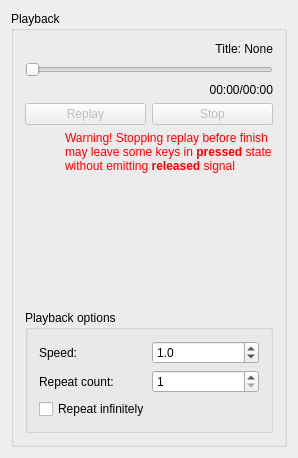
<?xml version="1.0" encoding="UTF-8"?>
<ui version="4.0">
 <class>ReplayTabWidget</class>
 <widget class="QWidget" name="ReplayTabWidget">
  <property name="geometry">
   <rect>
    <x>0</x>
    <y>0</y>
    <width>298</width>
    <height>458</height>
   </rect>
  </property>
  <property name="windowTitle">
   <string>ReplayTabWidget</string>
  </property>
  <layout class="QVBoxLayout" name="layoutReplayTabWidget">
   <item>
    <widget class="QGroupBox" name="playbackBox">
     <property name="title">
      <string>Playback</string>
     </property>
     <layout class="QVBoxLayout" name="layoutPlayback">
      <property name="sizeConstraint">
       <enum>QLayout::SetDefaultConstraint</enum>
      </property>
      <item>
       <widget class="QLabel" name="labelTitle">
        <property name="text">
         <string>Title: None</string>
        </property>
        <property name="alignment">
         <set>Qt::AlignRight|Qt::AlignTrailing|Qt::AlignVCenter</set>
        </property>
       </widget>
      </item>
      <item>
       <widget class="QSlider" name="playbackProgress">
        <property name="orientation">
         <enum>Qt::Horizontal</enum>
        </property>
       </widget>
      </item>
      <item>
       <widget class="QLabel" name="labelTime">
        <property name="text">
         <string>00:00/00:00</string>
        </property>
        <property name="alignment">
         <set>Qt::AlignRight|Qt::AlignTrailing|Qt::AlignVCenter</set>
        </property>
       </widget>
      </item>
      <item>
       <layout class="QHBoxLayout" name="layoutButtons">
        <item>
         <widget class="QPushButton" name="buttonReplay">
          <property name="enabled">
           <bool>false</bool>
          </property>
          <property name="text">
           <string>Replay</string>
          </property>
         </widget>
        </item>
        <item>
         <widget class="QPushButton" name="buttonStop">
          <property name="enabled">
           <bool>false</bool>
          </property>
          <property name="text">
           <string>Stop</string>
          </property>
         </widget>
        </item>
       </layout>
      </item>
      <item>
       <layout class="QHBoxLayout" name="horizontalLayout">
        <item>
         <spacer name="horizontalSpacer">
          <property name="orientation">
           <enum>Qt::Horizontal</enum>
          </property>
          <property name="sizeType">
           <enum>QSizePolicy::Fixed</enum>
          </property>
          <property name="sizeHint" stdset="0">
           <size>
            <width>40</width>
            <height>20</height>
           </size>
          </property>
         </spacer>
        </item>
        <item>
         <widget class="QLabel" name="labelWarning">
          <property name="text">
           <string>&lt;font color=&quot;red&quot;&gt;Warning! Stopping replay before finish may leave some keys in &lt;b&gt;pressed&lt;/b&gt; state without emitting &lt;b&gt;released&lt;/b&gt; signal</string>
          </property>
          <property name="wordWrap">
           <bool>true</bool>
          </property>
         </widget>
        </item>
       </layout>
      </item>
      <item>
       <spacer name="verticalSpacer">
        <property name="orientation">
         <enum>Qt::Vertical</enum>
        </property>
        <property name="sizeHint" stdset="0">
         <size>
          <width>20</width>
          <height>40</height>
         </size>
        </property>
       </spacer>
      </item>
      <item>
       <widget class="QGroupBox" name="optionBox">
        <property name="title">
         <string>Playback options</string>
        </property>
        <layout class="QVBoxLayout" name="layoutOptionBox">
         <item>
          <layout class="QHBoxLayout" name="layoutSpeed">
           <property name="sizeConstraint">
            <enum>QLayout::SetDefaultConstraint</enum>
           </property>
           <item>
            <widget class="QLabel" name="labelSpeed">
             <property name="text">
              <string>Speed:</string>
             </property>
            </widget>
           </item>
           <item>
            <widget class="QDoubleSpinBox" name="spinSpeed">
             <property name="decimals">
              <number>1</number>
             </property>
             <property name="minimum">
              <double>0.100000000000000</double>
             </property>
             <property name="value">
              <double>1.000000000000000</double>
             </property>
            </widget>
           </item>
          </layout>
         </item>
         <item>
          <layout class="QHBoxLayout" name="layoutRepeat">
           <item>
            <widget class="QLabel" name="labelRepeatCount">
             <property name="text">
              <string>Repeat count:</string>
             </property>
            </widget>
           </item>
           <item>
            <widget class="QSpinBox" name="spinRepeatCount">
             <property name="minimum">
              <number>1</number>
             </property>
             <property name="maximum">
              <number>1000000000</number>
             </property>
            </widget>
           </item>
          </layout>
         </item>
         <item>
          <widget class="QCheckBox" name="checkRepeatInfinitely">
           <property name="text">
            <string>Repeat infinitely</string>
           </property>
          </widget>
         </item>
        </layout>
       </widget>
      </item>
     </layout>
    </widget>
   </item>
  </layout>
 </widget>
 <layoutdefault spacing="6" margin="11"/>
 <resources/>
 <connections/>
</ui>
